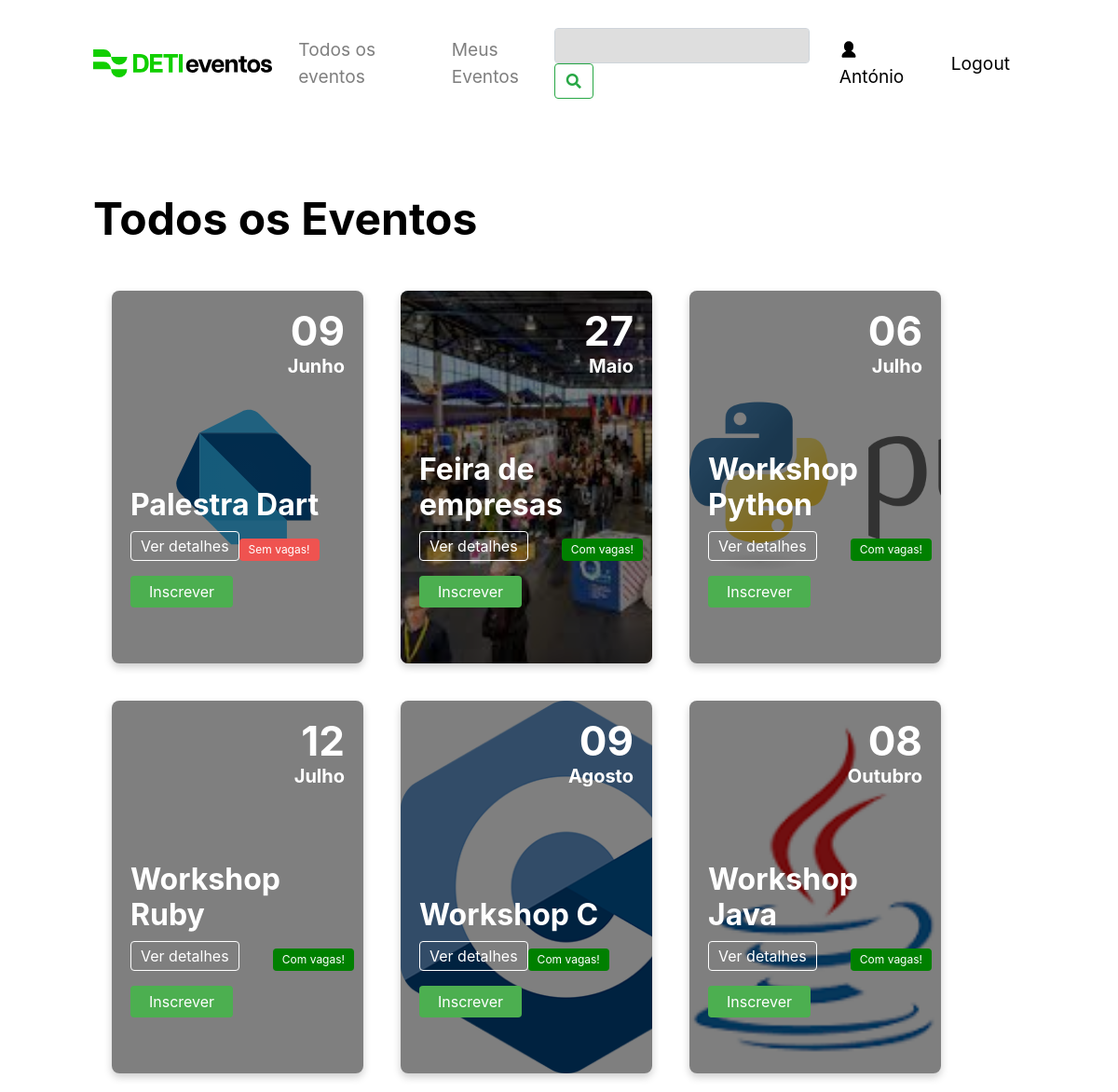
/todos_os_eventos (signed in), run on an earlier commit of the app's database.
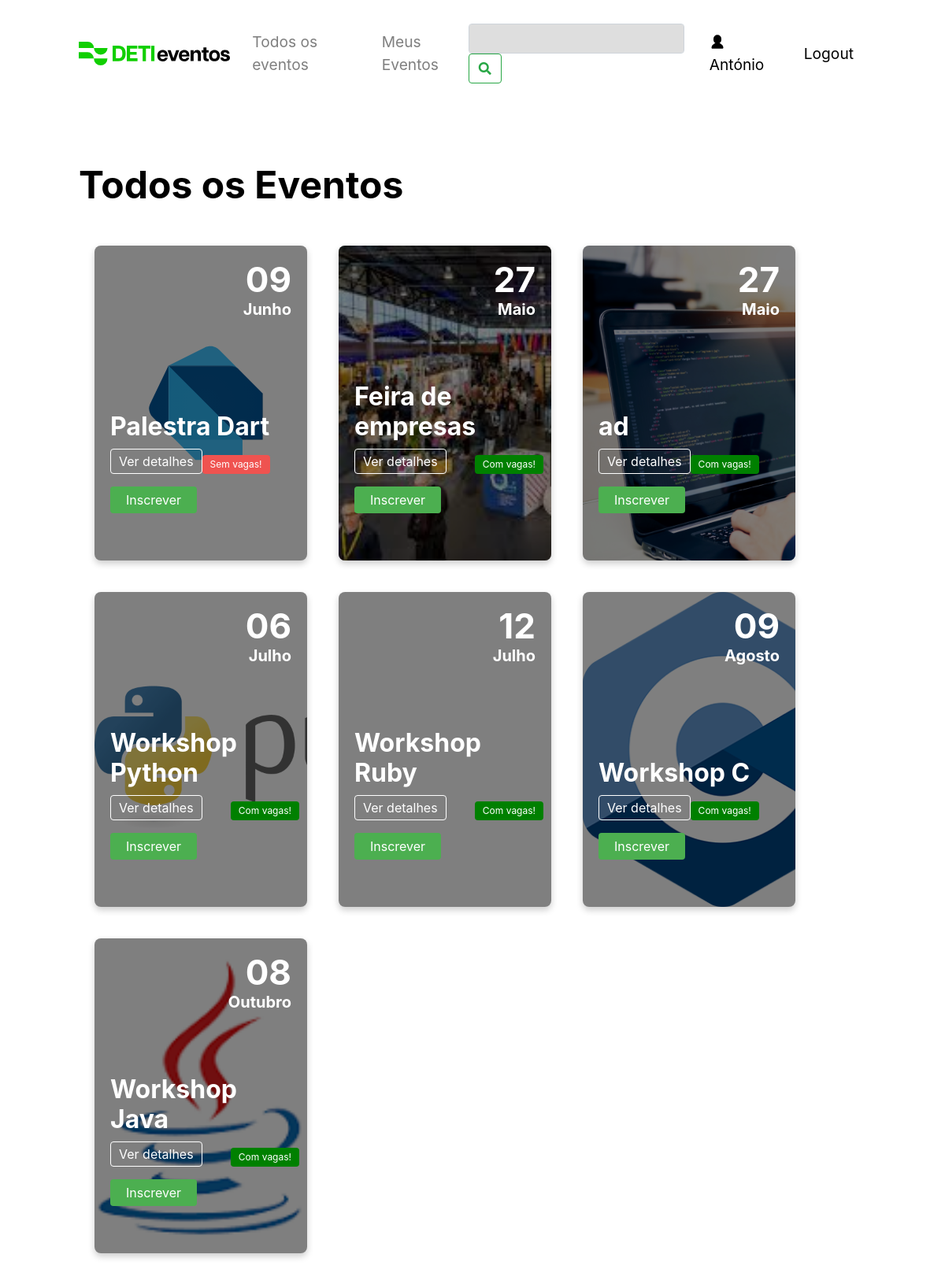
And on a later commit of the database.
### tables this page shows
CREATE TABLE users (
    id INTEGER PRIMARY KEY,
    email TEXT NOT NULL,
    name TEXT NOT NULL,
    password TEXT NOT NULL,
    img TEXT
    );

CREATE TABLE events (
    id INTEGER PRIMARY KEY,
    name TEXT NOT NULL,
    description TEXT NOT NULL,
    location TEXT NOT NULL,
    image TEXT,
    date DATE,
    user_id INTEGER,           
    colaborator TEXT , 
    vagas INTEGER,
    lotacao INTEGER,
    preco INTEGER,
    esgotado boolean DEFAULT 0,
    FOREIGN KEY(user_id) REFERENCES users(id)
    );

### app.py (the view)
@app.route('/todos_os_eventos')
def todos_os_eventos():
    user_id = get_user_id(session.get('user_email'))
    print(user_id)
    if 'user_email' not in session:
        return redirect(url_for('login'))
    events = get_events()
    converted_events = []
    for event in events:
        converted_event = list(event)
        converted_event[5] = datetime.strptime(event[5], '%Y-%m-%d').date()
        converted_events.append(tuple(converted_event))
    converted_events.sort(key=lambda x: x[5])
    is_admin = 'user_email' in session and session.get('user_email') == "admin@gmail.com"
    name  = session.get('user_name')
    if name is  not None:
        user = True
    event = get_events()
    return render_template('todos_os_eventos.html', events=converted_events, is_admin=is_admin, user=user, name=name, event=event)

### app.py (called while the page is built)
@app.template_filter('formatdate')
def format_date(value, format='%d-%B'):
    if value is None:
        return ""
    month_names = {
        'January': 'Janeiro', 'February': 'Fevereiro', 'March': 'Março',
        'April': 'Abril', 'May': 'Maio', 'June': 'Junho',
        'July': 'Julho', 'August': 'Agosto', 'September': 'Setembro',
        'October': 'Outubro', 'November': 'Novembro', 'December': 'Dezembro'
    }
    formatted_date = value.strftime(format)
    for eng, pt in month_names.items():
        formatted_date = formatted_date.replace(eng, pt)
    return formatted_date

### models.py (called while the page is built)
def get_user_id(email):
    connection = sqlite3.connect('data.db', check_same_thread=False)
    cursor = connection.cursor()
    cursor.execute("SELECT id FROM users WHERE email = ?", (email,))
    user_id = cursor.fetchall()
    if len(user_id) == 0:
        return None
    return user_id[0][0]

def get_events():
    connection = sqlite3.connect('data.db', check_same_thread=False)
    cursor = connection.cursor()
    try:
        cursor.execute("SELECT * FROM events")
        results = cursor.fetchall()
        return results
    except Exception as e:
        print(e)
        return None

### templates/todos_os_eventos.html (shortened to what this page needs)
<!DOCTYPE html>
<html lang="en">
<head>
  <link rel="stylesheet" href="https://cdnjs.cloudflare.com/ajax/libs/font-awesome/5.15.1/css/all.min.css">
  <link rel="stylesheet" href="https://stackpath.bootstrapcdn.com/bootstrap/4.3.1/css/bootstrap.min.css">
  <link rel="stylesheet" href="/static/css/navbar_style.css">
  <link rel="stylesheet" href="/static/css/style.css">
  <link rel="stylesheet" href="/static/css/pop_up.css">
  <link rel="stylesheet" href="https://cdnjs.cloudflare.com/ajax/libs/font-awesome/5.15.3/css/all.min.css">
  <link rel="stylesheet" href="https://cdn.jsdelivr.net/npm/sweetalert2@11/dist/sweetalert2.min.css">
</head>
<body>
  <nav class="navbar_style navbar navbar-expand-lg navbar-light bg-light">
    <a href="/">
      <img src="/static/images/DETI.svg" alt="DETI Logo">
    </a>
    <div class="collapse navbar-collapse" id="navbarNav">
      <ul class="navbar-nav">
        <li class="nav-item">
          <a class="nav-link navbar_style_links" href="/todos_os_eventos">Todos os eventos</a>
        </li>
        <li class="nav-item">
          <a class="nav-link navbar_style_links" href="/meus_eventos">Meus Eventos</a>
        </li>
      </ul>
      <form class="form-inline ml-auto" action="/search" method="get">
        <input class="form-control mr-sm-2 navbar_style_search" type="text" placeholder="" name="q"
          aria-label="Campo_Pesquisa">
        <button class="btn btn-outline-success my-2 my-sm-0" type="submit"><i class="fas fa-search"
            aria-label="Botao_Pesquisar"></i></button>
      </form>
        {% if user %}
        <a class="nav-link ml-2 navbar_style_login" href="/meus_eventos">
          <img class="login-icon" src="static/images/user_icon.svg" alt="User Icon">
          {{ name }}
          {% endif %}
        </a>
        <a class="nav-link ml-2 navbar_style_login" href="/logout">
          Logout
        </a>
    </div>
  </nav>
  <div class="events-header">
    <h1>Todos os Eventos</h1>
  </div>
  <div class="event-card-container">
    {% for event in events %}
    <div class="event-card" style="background-image: url('{{event[4]}}'); background-size: cover; margin: 20px;">
      <div class="event-content">
        <div class="event-day">{{ event[5]|formatdate('%d') }}</div>
        <div class="event-month">{{ event[5]|formatdate('%B') }}</div>
      </div>
      <div class="event-info">
        <h2 class="event-title">{{event[1]}}</h2>
        <div class="event-details">
          <p class="event-details-btn" id="details-btn" data-event-id="{{ event[0] }}" data-event-title="{{ event[1] }}"
            data-event-description="{{ event[2] }}" data-event-organizer="{{ event[3] }}"
            data-event-image="{{ event[4] }}" data-event-date="{{ event[5] }}" data-event-capacity="{{ event[8] }}"
            data-event-price="{{ event[9] }}" data-event-vacancies="{{ event[10] }}"
            data-event-location="{{ event[6] }}" data-event-collaborator="{{ event[7] }}"
            data-event-category="{{ event[12] }}">Ver detalhes</p>
          {% if event[11]%}
          <p class="event-status-btn"> Sem vagas!</p>
          {% endif %}
          {% if not event[11]%}
          <p class="event-status-btn-verde"> Com vagas!</p>
          {% endif %}
        </div>
        {% if not is_admin %}
        <form method="POST" action="/inscrever/{{ event[0] }}">
          {% if user_events and user_events[1][0] == user_id and event[0] == user_events[1][1] %}
          <button type="submit" class="desinscrever-button"> Desinscrever</button>
          {% else %}
          <button type="submit" class="inscrever-button">Inscrever</button>
          {% endif %}
        </form>
        {% endif %}
      </div>
    </div>
    {% endfor %}
  </div>
</body>
</html>

### static/css/navbar_style.css (style rules this page uses)
.navbar_style { padding: 30px 0px; margin-bottom: 70px; display: flex; background-color: white !important; font-size: 1.2rem !important; }
.navbar_style img { height: 30px; }
.nav-item { margin-left: 20px !important; }
.navbar_style_login { color: #000 !important; }
.navbar_style_search { background-color: #DEDEDE !important; }
.login-icon { height: 20px; width: 20px; margin-top: -3px; }

### static/css/style.css (style rules this page uses)
:root { --primary-color: #4CAF50; --secundary-color: black; }
body { margin: 0; padding: 0 100px; font-family: Inter, sans-serif; }
h1 { color: black; font-weight: 700; font-size: 3rem; }
h2 { color: black; font-weight: 700; font-size: 3rem; }
.navbar { background-color: white; color: var(--secundary-color); overflow: auto; }
.events-header { display: flex; margin-bottom: 20px; justify-content: space-between; align-items: center; }
.event-card-container { display: flex; flex-wrap: wrap; }
.event-card { position: relative; width: 270px; height: 25rem; padding: 20px; border-radius: 8px; box-shadow: 0 4px 8px rgba(0, 0, 0, 0.2); overflow: hidden; margin-right: 20px; background: #fff; margin: 20px; }
.event-card::before { content: ""; position: absolute; top: 0; right: 0; bottom: 0; left: 0; background: rgba(0, 0, 0, 0.5); }
.event-info { position: absolute; bottom: 15%; padding-right: 10px; }
.event-title { margin: 8px 0; font-size: 2rem; color: white; }
.event-details-btn, .event-status-btn, .event-status-btn-verde { padding: 3px 10px; border: none; border-radius: 4px; cursor: pointer; }
.event-details-btn { border: 1px solid white; color: white; }
.event-status-btn { background-color: #ef5350; color: white; font-size: 12px; }
.event-status-btn-verde { background-color: green; color: white; font-size: 12px; }
.event-details { display: flex; justify-content: space-between; align-items: flex-end; }
.event-content { display: block; position: relative; text-align: right; color: white; font-size: 2rem; font-weight: 700; }
.event-day { margin-top: -10px; font-size: 44px; }
.event-month { font-size: 1.25rem; margin-top: -10px; }
.event-content, .event-info, .event-details, .event-title, .event-details-btn, .event-status-btn { color: white; }
.inscrever-button { background-color: #4CAF50; color: white; padding: 5px 20px; border: none; border-radius: 4px; cursor: pointer; }

What changed in the data, as far as the page shows it:
added events: image (picture), event "27", event "Maio", name "ad", esgotado "Com vagas!"
